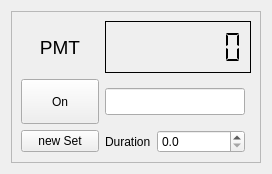
<?xml version="1.0" encoding="UTF-8"?>
<ui version="4.0">
 <class>Form</class>
 <widget class="QWidget" name="Form">
  <property name="geometry">
   <rect>
    <x>0</x>
    <y>0</y>
    <width>272</width>
    <height>174</height>
   </rect>
  </property>
  <property name="minimumSize">
   <size>
    <width>272</width>
    <height>0</height>
   </size>
  </property>
  <property name="maximumSize">
   <size>
    <width>272</width>
    <height>174</height>
   </size>
  </property>
  <property name="windowTitle">
   <string>Form</string>
  </property>
  <layout class="QGridLayout" name="gridLayout">
   <item row="0" column="0">
    <widget class="QFrame" name="frame">
     <property name="minimumSize">
      <size>
       <width>198</width>
       <height>119</height>
      </size>
     </property>
     <property name="maximumSize">
      <size>
       <width>9999999</width>
       <height>99999</height>
      </size>
     </property>
     <property name="frameShape">
      <enum>QFrame::StyledPanel</enum>
     </property>
     <property name="frameShadow">
      <enum>QFrame::Raised</enum>
     </property>
     <layout class="QGridLayout" name="gridLayout_2">
      <property name="sizeConstraint">
       <enum>QLayout::SetDefaultConstraint</enum>
      </property>
      <item row="0" column="2" colspan="3">
       <widget class="QLCDNumber" name="lcdNumber">
        <property name="sizePolicy">
         <sizepolicy hsizetype="Expanding" vsizetype="Expanding">
          <horstretch>0</horstretch>
          <verstretch>0</verstretch>
         </sizepolicy>
        </property>
        <property name="font">
         <font>
          <pointsize>12</pointsize>
         </font>
        </property>
        <property name="inputMethodHints">
         <set>Qt::ImhFormattedNumbersOnly</set>
        </property>
        <property name="frameShadow">
         <enum>QFrame::Plain</enum>
        </property>
        <property name="smallDecimalPoint">
         <bool>true</bool>
        </property>
        <property name="numDigits">
         <number>7</number>
        </property>
        <property name="segmentStyle">
         <enum>QLCDNumber::Flat</enum>
        </property>
        <property name="value" stdset="0">
         <double>0.000000000000000</double>
        </property>
       </widget>
      </item>
      <item row="0" column="0">
       <widget class="QLabel" name="label">
        <property name="font">
         <font>
          <pointsize>14</pointsize>
         </font>
        </property>
        <property name="text">
         <string>PMT</string>
        </property>
        <property name="alignment">
         <set>Qt::AlignCenter</set>
        </property>
       </widget>
      </item>
      <item row="2" column="0">
       <widget class="QPushButton" name="newSet">
        <property name="sizePolicy">
         <sizepolicy hsizetype="Fixed" vsizetype="Fixed">
          <horstretch>0</horstretch>
          <verstretch>0</verstretch>
         </sizepolicy>
        </property>
        <property name="minimumSize">
         <size>
          <width>50</width>
          <height>10</height>
         </size>
        </property>
        <property name="text">
         <string>new Set</string>
        </property>
       </widget>
      </item>
      <item row="2" column="3">
       <widget class="QDoubleSpinBox" name="doubleSpinBox">
        <property name="sizePolicy">
         <sizepolicy hsizetype="Expanding" vsizetype="Fixed">
          <horstretch>0</horstretch>
          <verstretch>0</verstretch>
         </sizepolicy>
        </property>
        <property name="keyboardTracking">
         <bool>false</bool>
        </property>
        <property name="decimals">
         <number>1</number>
        </property>
        <property name="maximum">
         <double>1000.000000000000000</double>
        </property>
       </widget>
      </item>
      <item row="2" column="2">
       <widget class="QLabel" name="label_2">
        <property name="text">
         <string>Duration</string>
        </property>
       </widget>
      </item>
      <item row="1" column="0">
       <widget class="QPushButton" name="pushButton">
        <property name="sizePolicy">
         <sizepolicy hsizetype="Fixed" vsizetype="Fixed">
          <horstretch>0</horstretch>
          <verstretch>0</verstretch>
         </sizepolicy>
        </property>
        <property name="minimumSize">
         <size>
          <width>45</width>
          <height>45</height>
         </size>
        </property>
        <property name="text">
         <string>On</string>
        </property>
        <property name="checkable">
         <bool>true</bool>
        </property>
        <property name="default">
         <bool>false</bool>
        </property>
        <property name="flat">
         <bool>false</bool>
        </property>
       </widget>
      </item>
      <item row="1" column="2" colspan="2">
       <widget class="QLineEdit" name="lineEdit">
        <property name="sizePolicy">
         <sizepolicy hsizetype="Expanding" vsizetype="Fixed">
          <horstretch>0</horstretch>
          <verstretch>0</verstretch>
         </sizepolicy>
        </property>
        <property name="font">
         <font>
          <pointsize>12</pointsize>
         </font>
        </property>
        <property name="alignment">
         <set>Qt::AlignCenter</set>
        </property>
       </widget>
      </item>
     </layout>
    </widget>
   </item>
  </layout>
 </widget>
 <resources/>
 <connections/>
</ui>
